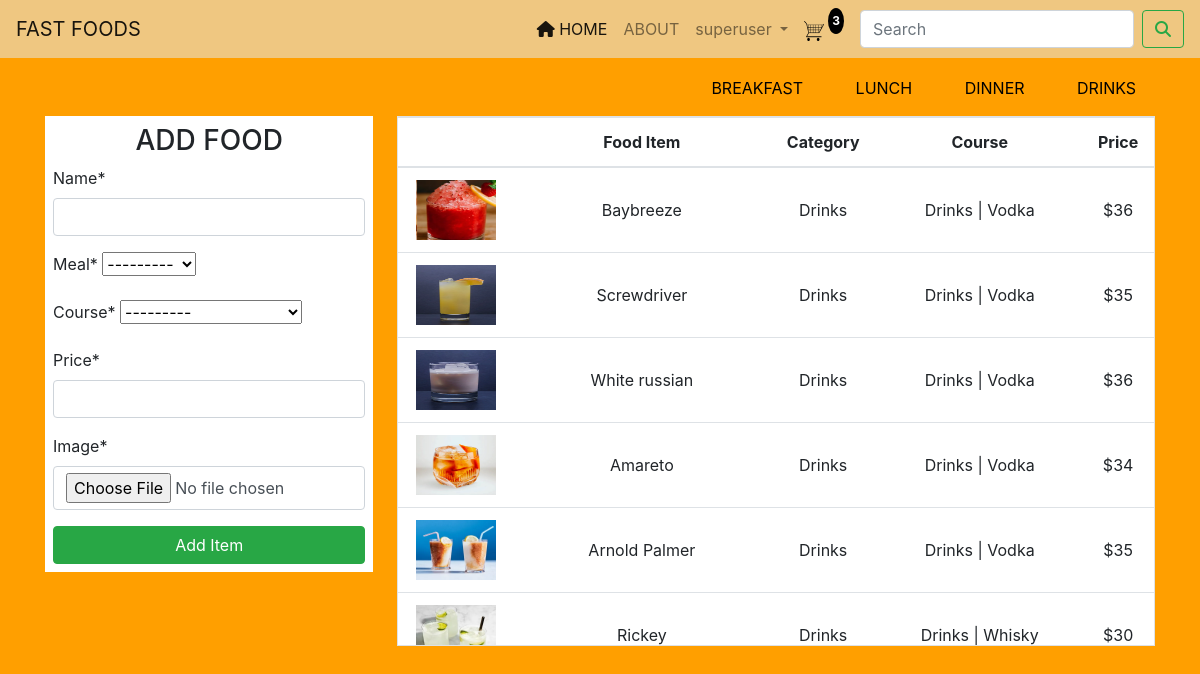
The app's page /app/adminhome/ (signed in) with its own data.
### app/models.py (models this page shows, shortened)
class Cart(models.Model):
    id = models.UUIDField(primary_key=True, default=uuid.uuid4)
    user = models.ForeignKey(User, on_delete=models.CASCADE)
    completed = models.BooleanField(default=False)
    class Meta:
        verbose_name_plural = 'cart'
    @property
    def no_items(self):
        cartitems = self.cartitems.all()
        quantity= sum([item.quantity for item in cartitems])
        return quantity

class Cartitem(models.Model):
    food = models.ForeignKey(Food, on_delete=models.CASCADE, related_name='items')
    cart = models.ForeignKey(Cart, on_delete=models.CASCADE, related_name='cartitems')
    quantity = models.IntegerField(default=0)
    added_at = models.DateTimeField(auto_now_add=True)
    class Meta:
        verbose_name_plural = 'Cartitem'
        ordering = ('-added_at',)

class Meal(models.Model):
    id =models.UUIDField(primary_key=True, default=uuid.uuid4)
    name = models.CharField(choices=category ,max_length=120, null=True)
    class Meta:
        verbose_name_plural = 'meal'
    def __str__(self):
        return self.name

class Course(models.Model):
    id =models.UUIDField(primary_key=True, default=uuid.uuid4)
    name = models.CharField(choices=choice,max_length=120, null=True)
    meal = models.ForeignKey(Meal, on_delete=models.CASCADE)
    class Meta:
        verbose_name_plural = 'course'
    def __str__(self):
        return f'{self.meal} | {self.name}'

class Food(models.Model):
    id =models.UUIDField(primary_key=True, default=uuid.uuid4)
    name = models.CharField(max_length=120)
    meal = models.ForeignKey(Meal, on_delete=models.CASCADE, null=True)
    course = models.ForeignKey(Course, on_delete=models.CASCADE, null=True)
    price = models.PositiveIntegerField(null=True)
    image = models.ImageField(upload_to='food_pics/', default='/media/food.jpg')
    created = models.DateTimeField(auto_now_add=True)
    update = models.DateTimeField(auto_now=True)
    class Meta:
        verbose_name_plural ='food'
        ordering =('-created',)

### app/views.py (the view)
# urls.py: path('adminhome/', adminhome, name='adminhome'),
def adminhome (request):
    foods = Food.objects.all()
    form = AddFoodForm()
    if request.method == 'POST':
        form = AddFoodForm(request.POST,request.FILES)
        if form.is_valid():
            form.save()
            return redirect('adminhome')
    if request.user.is_authenticated:
        cart, created = Cart.objects.get_or_create(user=request.user, completed = False)
    context={
        'foods':foods,
        'form':form,
        'cart':cart,
    }
    return render(request, 'pages/adminhome.html',context )

### app/forms.py
class AddFoodForm(forms.ModelForm):
    class Meta:
        model = Food
        fields = ['name', 'meal', 'course', 'price', 'image']

### templates/pages/adminhome.html (shortened to what this page needs)
{% extends 'partials/base.html' %}
{%load crispy_forms_tags%}
{% block content %}
    <div class="container">
        <div class="row" style="margin-top: 60px;">
            <div class="col-md-7">
            </div>
            <div class="col-md-5">
                <div class="py-3 text-center">
                    <a class="pr-5" style="color: black;" href="{% url 'admbreakfast' %}">BREAKFAST</a>
                    <a class="pr-5" style="color: black;" href="{% url 'admlunch' %}">LUNCH</a>
                    <a class="pr-5" style="color: black;" href="{% url 'admdinner' %}">DINNER</a>
                    <a style="color: black;" href="{% url 'admdrinks' %}">DRINKS</a>
                </div>
            </div>
        </div>
        <div class="row">
            <div class="upper" style="margin: auto; width: 100%; display: flex; text-align: center; justify-content: space-between;  ">
                <div class="py-2 pl-2 pr-2 mr-3" style="margin: auto; width: 30%; text-align: left; margin-top: 0; background-color: rgb(255, 255, 255);" >
                    <h3 class="text-center">ADD FOOD</h3>
                    <form action="" method="post" enctype="multipart/form-data">
                        {{form|crispy}}
                        <button class="btn btn-success btn-block" >Add Item</button>
                    </form>
                </div>
                <div class="right mb-1" style="margin: auto; width: 70%; ">
                    <div class="border bg-white ml-2" style="height: 530px; overflow-y: scroll;">
                        <table class="table">
                            <thead>
                                <th style="padding-top: 20px;" scope="col" >{{forloop.counter}}</th>
                                <th scope="col" >Food Item</th>
                                <th scope="col" >Category</th>
                                <th scope="col">Course</th>
                                <th scope="col" >Price</th>
                            </thead>
                            <tbody>
                                {% for food in foods %}
                                <tr>
                                    <td><img src="{{food.image.url}}" alt="" height="60px" width="80px"></td>
                                    <td style="padding-top: 30px;">{{food.name}}</td>
                                    <td style="padding-top: 30px;">{{food.meal}}</td>
                                    <td style="padding-top: 30px;">{{food.course}}</td>
                                    <td style="padding-top: 30px;">${{food.price}}</td>
                                </tr>
                                {% endfor %}
                            </tbody>
                        </table>
                </div>
            </div>
        </div>
    </div>
{% endblock %}

### templates/partials/base.html (shortened to what this page needs)
<!DOCTYPE html>
{%load static%}
<html lang="en">
<head>
    <link rel="stylesheet" href="https://cdnjs.cloudflare.com/ajax/libs/font-awesome/6.4.2/css/all.min.css">
    <link rel="stylesheet" href="https://cdn.jsdelivr.net/npm/bootstrap@4.0.0/dist/css/bootstrap.min.css">
    <link rel="stylesheet" href="{% static 'css/style.css' %}">
</head>
<body>
    <nav class="navbar navbar-expand-lg fixed-top navbar-light">
        <a class="navbar-brand" href="#">FAST FOODS</a>
        <div class="collapse navbar-collapse" id="navbarSupportedContent">
          {% if user.is_authenticated %}
          <ul class="navbar-nav ml-auto pr-2">
            <li class="nav-item active">
              <a class="nav-link" href="{% url 'home' %}"> <i class="fa fa-home" aria-hidden="true"></i> HOME <span class="sr-only">(current)</span></a>
            </li>
            <li class="nav-item">
              <a class="nav-link" href="#">ABOUT</a>
            </li>
            <li class="nav-item dropdown">
              <a class="nav-link dropdown-toggle" href="#" id="navbarDropdown" role="button" data-toggle="dropdown" aria-haspopup="true" aria-expanded="false">
                {{user.username}}
              </a>
            </li>
          </ul>
          <div class="form-inline mr-3" >
            <a class=" " href="{% url 'cart' %}">
                <img style="display: inline;" id="cart-icon" src="/media/cart.png" alt="" height="20px" width="20px">
            </a>
            <p class="text-white rounded-circle ml-1 p-1" id="no_items" style="background-color: black; color: #fff;font-size: 12px;font-weight: 700;" id="cart-total">{{cart.no_items}}</p>
          </div>
          <form class="form-inline my-2 my-lg-0">
            <input class="form-control mr-sm-2" type="search" placeholder="Search" aria-label="Search">
            <button class="btn btn-outline-success my-2 my-sm-0" type="submit"><i class="fa fa-search" aria-hidden="true"></i></button>
          </form>
          {% endif %}
        </div>
      </nav>
      <div class="container">
        {% block content %}
        {% endblock %}
      </div>
</body>
</html>

### static/css/style.css (style rules this page uses)
body { background-color: #ff9f00 !important; }
.navbar { background-color: #efc781; }

### records on screen
Cart: no_items "3"
Course: meal "---------"
Food: image (picture), name "Baybreeze", meal "Drinks", course "Drinks | Vodka", price "36"
Food: image (picture), name "Screwdriver", meal "Drinks", course "Drinks | Vodka", price "35"
Food: image (picture), name "White russian", meal "Drinks", course "Drinks | Vodka", price "36"
Food: image (picture), name "Amareto", meal "Drinks", course "Drinks | Vodka", price "34"
Food: image (picture), name "Arnold Palmer", meal "Drinks", course "Drinks | Vodka", price "35"
Food: image (picture), name "Rickey", meal "Drinks", course "Drinks | Whisky", price "30"

### other values on screen
{{ user.username }} "superuser"
